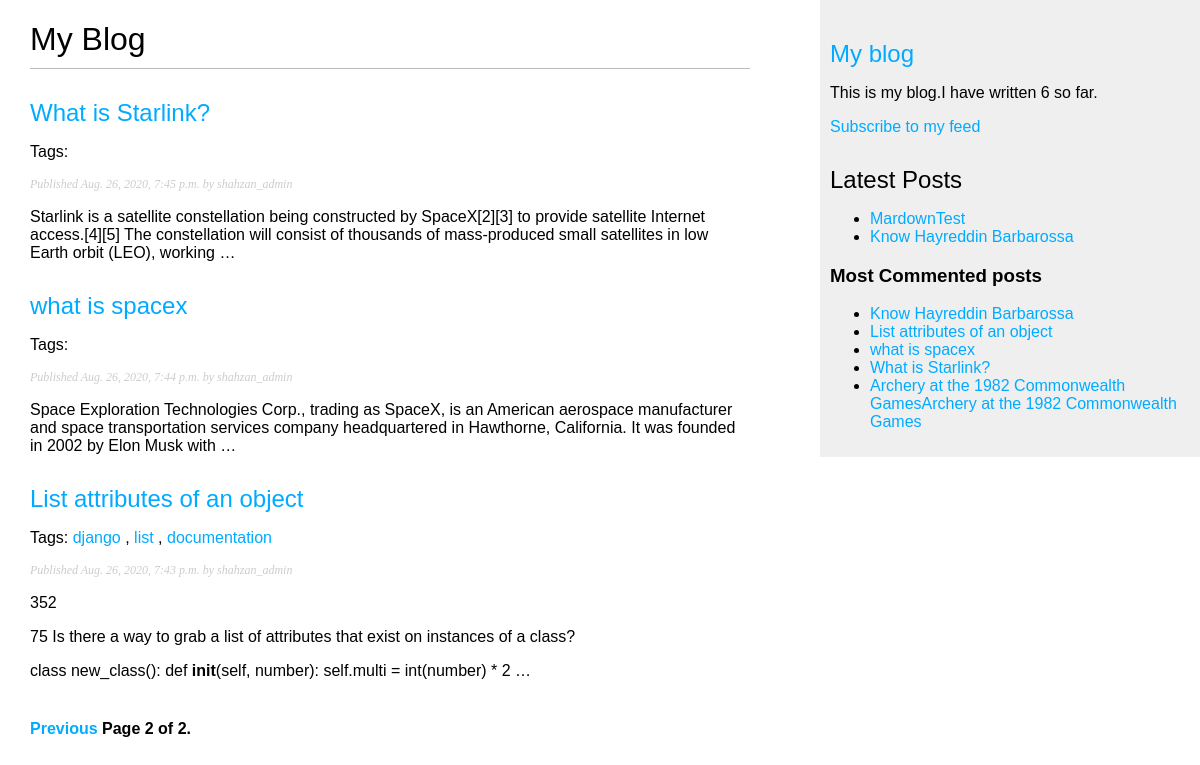
Screenshot of /blog/?page=2 with the database file from the repository.
### blog/models.py (models this page shows, shortened)
class Post(models.Model):
	STATUS_CHOICES=(('draft','Draft'),('published','Published'))
	title = models.CharField(max_length=250)
	slug = models.SlugField(max_length = 250,unique_for_date='publish')
	author = models.ForeignKey(User,on_delete=models.CASCADE,related_name='blog_post')
	body = models.TextField()
	publish =models.DateTimeField(default=timezone.now)
	created =models.DateTimeField(auto_now_add=True)
	updated =models.DateTimeField(auto_now=True)
	status = models.CharField(max_length=10,choices=STATUS_CHOICES,default='draft')
	objects = models.Manager() #default manager
	published = PublishedManager() #our custom manager
	drafted = DraftedManager()
	tags = TaggableManager()
	def get_absolute_url(self):
		return reverse('blog:post_detail',args=[self.publish.year,self.publish.month,self.publish.day,self.slug])
	class Meta:
		ordering = ('-publish',)

### blog/views.py (the view)
# urls.py: path('',views.post_list,name='post_list'),
def post_list(request,tag_slug=None):
	object_list = Post.published.all()
	tag = None
	if tag_slug:
		tag = get_object_or_404(Tag,slug=tag_slug)
		object_list = object_list.filter(tags__in=[tag])
	paginator = Paginator(object_list,3)
	page = request.GET.get('page')
	try:
		posts = paginator.page(page)
	except PageNotAnInteger: # first page when pagenumber doesnot exist
		posts = paginator.page(1)
	except EmptyPage:
		posts = paginator.page(Paginator.num_pages)
	template = 'blog/post/list.html'
	return render(request,template,{'posts':posts,'page':page,'tag':tag})

### blog/models.py (called while the page is built)
	def get_queryset(self): # overriding the defult queryset
		return super(PublishedManager,self).get_queryset().filter(status='published')

### blog/templatetags/blog_tags.py (called while the page is built)
@register.simple_tag
def total_posts():
	return Post.published.count()

@register.inclusion_tag('blog/post/latest_posts.html')
def show_latest_posts(count=5):
	latest_posts = Post.published.order_by('-publish')[:count]
	return {'latest_posts':latest_posts}

@register.simple_tag
def get_most_commented_posts(count=5):
	return Post.published.annotate(total_comments=Count('comments')).order_by('-total_comments')[:count]

@register.filter(name='markdown')
def markdown_format(text):
	return mark_safe(markdown.markdown(text))

### blog/templates/blog/post/list.html (shortened to what this page needs)
{% extends "blog/base.html" %}
{% load blog_tags %}
{% block content %}
	<h1>My Blog</h1>
	{% for post in posts %}
		<h2><a href="{{post.get_absolute_url}}">{{post.title}}</a></h2>
		<p class="tags">
			Tags:
			{% for tag in post.tags.all %}
				<a href="{% url 'blog:post_list_by_tag' tag.slug %}">{{tag.name}}</a>
				{% if not forloop.last %}, {% endif %}
			{% endfor %}
		</p>
		<p class="date">Published {{post.publish}} by {{post.author}}</p>
		{{post.body|markdown|truncatewords_html:30}}
	{% endfor %}
	{% include "pagination.html" with page=posts %}
{% endblock %}

### blog/templates/blog/base.html (shortened to what this page needs)
{% load blog_tags %}
{% load static %}
<!DOCTYPE html>
<html>
<head>
	<link rel="stylesheet" type="text/css" href="{% static 'css/blog.css' %}">
</head>
<body>
	<div id="content">
		{% block content %}
		{% endblock %}
	</div>
	<div id="sidebar">
		<h2><a href="{% url 'blog:post_list' %}">My blog</a></h2>
		<p>This is my blog.I have written {% total_posts %} so far.</p>
		<p><a href="{% url 'blog:post_feed' %}">Subscribe to my feed</a></p>
		<h2>Latest Posts</h2>
		{% show_latest_posts 2 %}
		<h3>Most Commented posts</h3>
		{% get_most_commented_posts as most_commented_posts %}
		<ul>
			{% for post in most_commented_posts %}
				<li><a href="{{post.get_absolute_url}}">{{post.title}}</a></li>
			{% endfor %}
		</ul>
	</div>
</body>
</html>

### blog/templates/blog/post/latest_posts.html
<ul>
	{% for post in latest_posts %}
		<li><a href="{{post.get_absolute_url}}">{{post.title}}</a></li>
	{% endfor %}
</ul>

### blog/static/css/blog.css (style rules this page uses)
body { margin:0; padding:0; font-family:helvetica, sans-serif; }
a { color:#00abff; text-decoration:none; }
h1 { font-weight:normal; border-bottom:1px solid #bbb; padding:0 0 10px 0; }
h2 { font-weight:normal; margin:30px 0 0; }
#content { float:left; width:60%; padding:0 0 0 30px; }
#sidebar { float:right; width:30%; padding:10px; background:#efefef; height:100%; }
p.date { color:#ccc; font-family: georgia, serif; font-size: 12px; font-style: italic; }

### rows the page displays
Post: title "What is Starlink?", publish "Aug. 26, 2020, 7:45 p.m.", author "shahzan_admin", body "Starlink is a satellite constellation being constructed by SpaceX[2][3] to provide satellite Internet access.[4][5] The constellation will consist of thousands of mass-produced small satellites in low Earth orbit (LEO), working …"
Post: title "what is spacex", publish "Aug. 26, 2020, 7:44 p.m.", author "shahzan_admin", body "Space Exploration Technologies Corp., trading as SpaceX, is an American aerospace manufacturer and space transportation services company headquartered in Hawthorne, California. It was founded in 2002 by Elon Musk with …"
Post: title "List attributes of an object", publish "Aug. 26, 2020, 7:43 p.m.", author "shahzan_admin", body "352 75 Is there a way to grab a list of attributes that exist on instances of a class? class new_class(): def init (self, number): self.multi = int(number) * 2 …"
Tag: name "django"
Tag: name "list"
Tag: name "documentation"
Post: title "MardownTest"
Post: title "Know Hayreddin Barbarossa"
Post: title "Archery at the 1982 Commonwealth GamesArchery at the 1982 Commonwealth Games"

### other values shown
{{ page.number }} "2"
{{ page.paginator.num_pages }} "2"
